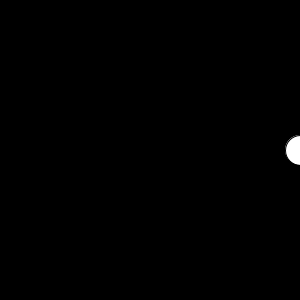
Frame 1 (no input)
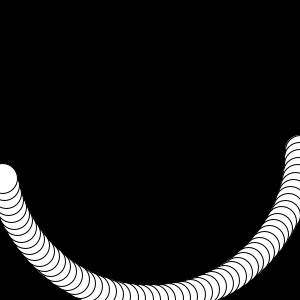
Frame 60 (the mouse pressed at the canvas centre just before this capture)
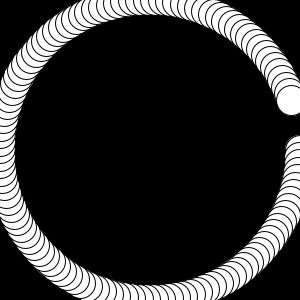
Frame 120 (the mouse held since frame 60 and released just before this capture)

The Processing sketch that drew these frames (run headless with seeded random() and noise(); from frame 60 on, the mouse is pressed at the canvas centre):

// Processing sketch: ex03_01_13
// ── ex03_01_13.pde
// 회전 운동

float theta = 0.0, r = 150.0;

void setup() {
  size(300, 300);
  background(0);
}

void draw() {
  float x = width/2 + r * cos(theta);
  float y = height/2 + r * sin(theta);
  ellipse(x, y, 30, 30);
  theta += 0.05;
}
